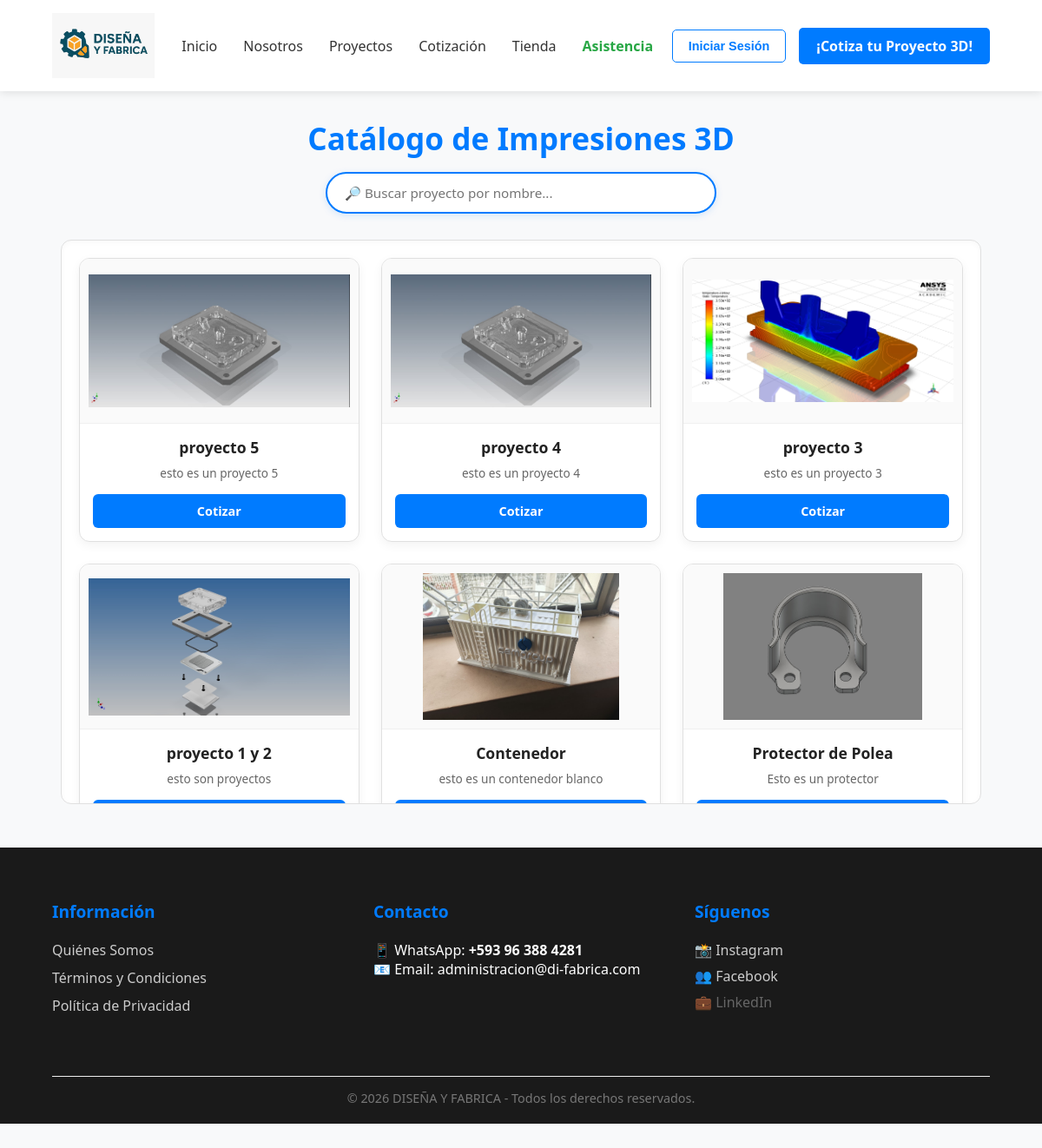
/proyectos.php, run on the app's committed database.
### tables this page shows
CREATE TABLE `empresa_info` (
  `id` int(11) NOT NULL,
  `quienes_somos` text NOT NULL,
  `mision` text NOT NULL,
  `vision` text NOT NULL,
  `google_maps` text NOT NULL,
  `logo` varchar(255) DEFAULT 'LogoDYF.png',
  `historia` text DEFAULT NULL,
  `politica_calidad` text DEFAULT NULL,
  `banner_titulo` varchar(255) DEFAULT 'Impresión 3D de Calidad para tus Ideas',
  `banner_subtitulo` text DEFAULT NULL
);

CREATE TABLE `proyectos` (
  `id` int(11) NOT NULL,
  `titulo` varchar(100) DEFAULT NULL,
  `descripcion` text DEFAULT NULL,
  `imagen` varchar(255) DEFAULT NULL,
  `fecha` timestamp NOT NULL DEFAULT current_timestamp()
);

### proyectos.php (the view, shortened to what this page needs)
<?php
include 'includes/db.php';
include 'includes/header.php';
?>
<!DOCTYPE html>
<html lang="es">
<head>
    <link rel="stylesheet" href="css/estilos.css">
</head>
<body style="background-color: #f8f9fa; font-family: sans-serif;">
<main style="max-width: 1100px; margin: 30px auto; padding: 0 20px;">
    <div style="text-align: center; margin-bottom: 30px;">
        <h1 style="color: #007bff; font-size: 2.2rem; font-weight: bold; margin-bottom: 15px;">Catálogo de Impresiones 3D</h1>
        <div style="max-width: 450px; margin: 0 auto;">
            <input type="text" id="inputBuscarProyecto" onkeyup="buscarProyectos()" placeholder="🔎 Buscar proyecto por nombre..." style="width: 100%; padding: 12px 20px; border: 2px solid #007bff; border-radius: 25px; font-size: 0.95rem; outline: none; box-shadow: 0 2px 8px rgba(0, 123, 255, 0.15); box-sizing: border-box;">
        </div>
    </div>
    <div style="max-height: 650px; overflow-y: auto; padding: 20px; border-radius: 12px; background: #ffffff; border: 1px solid #e0e0e0; box-shadow: inset 0 2px 6px rgba(0,0,0,0.03);">
        <div id="contenedorProyectos" style="display: grid; grid-template-columns: repeat(auto-fill, minmax(280px, 1fr)); gap: 25px;">
            <?php
            $query_proyectos = "SELECT * FROM proyectos ORDER BY id DESC";
            $resultado = mysqli_query($conexion, $query_proyectos);
            if ($resultado && mysqli_num_rows($resultado) > 0) {
                while ($proyecto = mysqli_fetch_assoc($resultado)) {
                    ?>
                    <div class="tarjeta-proyecto" style="background: #fff; border-radius: 12px; border: 1px solid #e0e0e0; overflow: hidden; box-shadow: 0 4px 12px rgba(0,0,0,0.05); display: flex; flex-direction: column; justify-content: space-between; transition: transform 0.2s;">
                        <div>
                            <div style="height: 190px; overflow: hidden; background: #fafafa; display: flex; align-items: center; justify-content: center; padding: 10px; border-bottom: 1px solid #f0f0f0;">
                                <img src="img/proyectos/<?php echo htmlspecialchars($proyecto['imagen']); ?>" alt="<?php echo htmlspecialchars($proyecto['titulo']); ?>" style="max-width: 100%; max-height: 100%; object-fit: contain;">
                            </div>
                            <div style="padding: 15px; text-align: center;">
                                <h3 class="titulo-proyecto" style="margin: 0 0 8px 0; color: #222; font-size: 1.1rem; font-weight: bold;">
                                    <?php echo htmlspecialchars($proyecto['titulo']); ?>
                                </h3>
                                <p style="color: #666; font-size: 0.85rem; margin: 0; line-height: 1.4;">
                                    <?php echo htmlspecialchars($proyecto['descripcion']); ?>
                                </p>
                            </div>
                        </div>
                        <div style="padding: 0 15px 15px 15px;">
                            <a href="cotizacion.php?asunto=<?php echo urlencode('Cotizar: ' . $proyecto['titulo']); ?>" style="display: block; background: #007bff; color: white; text-align: center; padding: 10px; border-radius: 6px; text-decoration: none; font-weight: bold; font-size: 0.9rem;">
                                Cotizar
                            </a>
                        </div>
                    </div>
                    <?php
                }
            } else {
                echo "<p style='text-align: center; color: #888; grid-column: 1/-1; padding: 30px;'>No hay proyectos publicados actualmente.</p>";
            }
            ?>
        </div>
    </div>
</main>
<?php include 'includes/footer.php'; ?>
</body>
</html>

### includes/header.php (shortened to what this page needs)
<?php
$query_header = "SELECT logo FROM empresa_info WHERE id = 1";
$res_header = mysqli_query($conexion, $query_header);
$info_header = mysqli_fetch_assoc($res_header);
$logo_actual = (!empty($info_header['logo'])) ? $info_header['logo'] : 'LogoDYF.png';
?>
<header class="navbar">
    <div class="logo-container">
        <a href="index.php" style="display: flex; align-items: center; text-decoration: none;">
            <img src="img/<?php echo $logo_actual; ?>" alt="Logo Diseña y Fabrica" class="logo-img" style="height: 75px; width: auto; object-fit: contain; display: block;">
        </a>
    </div>
    <nav class="nav-links">
        <ul>
            <li><a href="index.php">Inicio</a></li>
            <li><a href="quienes-somos.php">Nosotros</a></li>
            <li><a href="proyectos.php">Proyectos</a></li>
            <li><a href="cotizacion.php">Cotización</a></li>
            <li><a href="tienda.php">Tienda</a></li>
            <li><a href="asistencia.php" style="color: #28a745; font-weight: bold;">Asistencia</a></li>
        </ul>
    </nav>
    <div class="nav-button" style="display: flex; align-items: center; gap: 15px;">
        <a href="admin/login.php" class="btn-login" style="color: #007bff; text-decoration: none; border: 1px solid #007bff; padding: 10px 18px; border-radius: 5px; font-weight: bold; font-size: 0.9rem; transition: all 0.3s; font-family: sans-serif;">
            Iniciar Sesión
        </a>
        <a href="cotizacion.php" class="btn-cotizar">¡Cotiza tu Proyecto 3D!</a>
    </div>
</header>

### includes/footer.php
<footer class="main-footer">
    <div class="footer-container" style="display: flex; justify-content: space-around; flex-wrap: wrap; gap: 30px; padding: 20px 0;">
        <div class="footer-column">
            <h3>Información</h3>
            <ul>
                <li><a href="quienes-somos.php">Quiénes Somos</a></li>
                <li><a href="#">Términos y Condiciones</a></li>
                <li><a href="#">Política de Privacidad</a></li>
            </ul>
        </div>
        <div class="footer-column">
            <h3>Contacto</h3>
            <p>📱 WhatsApp: <a href="https://wa.me/593963884281" target="_blank" style="color: inherit; text-decoration: none; font-weight: bold;">+593 96 388 4281</a></p>
            <p>📧 Email: <a href="mailto:administracion@di-fabrica.com" style="color: inherit; text-decoration: none;">administracion@di-fabrica.com</a></p>
        </div>
        <div class="footer-column">
            <h3>Síguenos</h3>
            <ul style="list-style: none; padding: 0;">
                <li style="margin-bottom: 8px;">
                    <a href="https://www.instagram.com/disenayfabrica" target="_blank" style="text-decoration: none; display: flex; align-items: center; gap: 8px;">
                        📸 Instagram
                    </a>
                </li>
                <li style="margin-bottom: 8px;">
                    <a href="#" style="text-decoration: none; display: flex; align-items: center; gap: 8px;">
                        👥 Facebook
                    </a>
                </li>
                <li>
                    <a href="#" onclick="alert('Muy pronto estará disponible nuestro perfil de LinkedIn'); return false;" style="text-decoration: none; display: flex; align-items: center; gap: 8px; color: #666;">
                        💼 LinkedIn
                    </a>
                </li>
            </ul>
        </div>
    </div>
    <div class="footer-bottom" style="text-align: center; border-top: 1px solid #eee; padding-top: 15px; margin-top: 20px;">
        <p>&copy; <?php echo date('Y'); ?> DISEÑA Y FABRICA - Todos los derechos reservados.</p>
    </div>
</footer>

### css/estilos.css (style rules this page uses)
* { margin: 0; padding: 0; box-sizing: border-box; font-family: 'Segoe UI', sans-serif; }
.navbar { display: flex; justify-content: space-between; align-items: center; padding: 15px 5%; background: #fff; box-shadow: 0 2px 10px rgba(0,0,0,0.1); }
.logo-container a { display: flex; align-items: center; text-decoration: none; }
.logo-img { width: 40px; margin-right: 10px; }
.nav-links ul { display: flex; list-style: none; }
.nav-links ul li { position: relative; padding: 0 15px; }
.nav-links ul li a { text-decoration: none; color: #333; font-weight: 500; transition: 0.3s; }
.btn-cotizar { background: #007bff; color: white !important; padding: 10px 20px; border-radius: 5px; text-decoration: none; font-weight: bold; transition: 0.3s; }
.main-footer { background-color: #1a1a1a; color: #ffffff; padding: 40px 5% 20px 5%; margin-top: 50px; }
.footer-container { display: flex; justify-content: space-between; flex-wrap: wrap; max-width: 1200px; margin: 0 auto; }
.footer-column { flex: 1; min-width: 250px; margin-bottom: 20px; }
.footer-column h3 { color: #007bff; margin-bottom: 20px; font-size: 1.2rem; }
.footer-column ul { list-style: none; }
.footer-column ul li { margin-bottom: 10px; }
.footer-column ul li a { color: #ccc; text-decoration: none; transition: 0.3s; }
.footer-bottom { text-align: center; border-top: 1px solid #333; margin-top: 30px; padding-top: 20px; font-size: 0.9rem; color: #777; }

### data on the page
empresa_info: logo (picture)
proyectos: imagen (picture), titulo "proyecto 5", descripcion "esto es un proyecto 5"
proyectos: imagen (picture), titulo "proyecto 4", descripcion "esto es un proyecto 4"
proyectos: imagen (picture), titulo "proyecto 3", descripcion "esto es un proyecto 3"
proyectos: imagen (picture), titulo "proyecto 1 y 2", descripcion "esto son proyectos"
proyectos: imagen (picture), titulo "Contenedor", descripcion "esto es un contenedor blanco"
proyectos: imagen+titulo (picture), titulo "Protector de Polea", descripcion "Esto es un protector"
